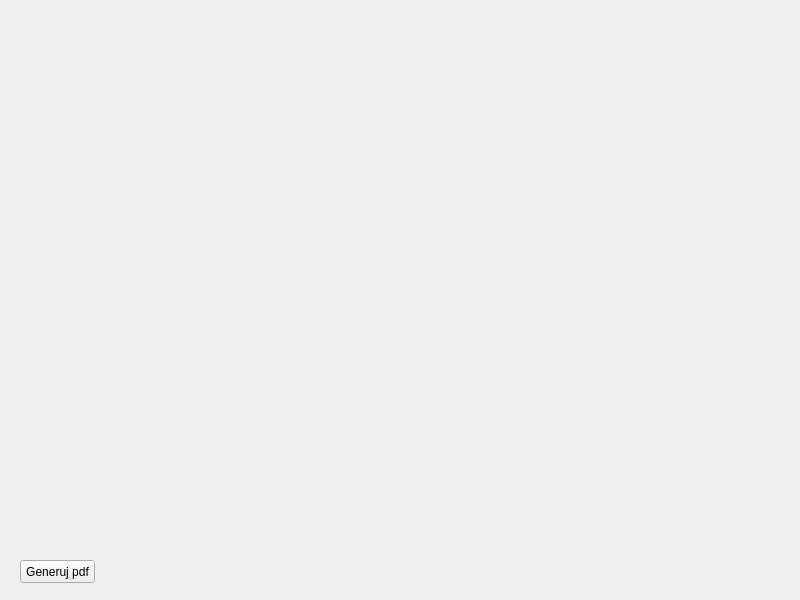
<?xml version="1.0" encoding="UTF-8"?>
<ui version="4.0">
 <class>NewsDetailsWindow</class>
 <widget class="QMainWindow" name="NewsDetailsWindow">
  <property name="geometry">
   <rect>
    <x>0</x>
    <y>0</y>
    <width>800</width>
    <height>600</height>
   </rect>
  </property>
  <property name="minimumSize">
   <size>
    <width>800</width>
    <height>600</height>
   </size>
  </property>
  <property name="maximumSize">
   <size>
    <width>800</width>
    <height>600</height>
   </size>
  </property>
  <property name="windowTitle">
   <string>MainWindow</string>
  </property>
  <widget class="QWidget" name="centralwidget">
   <widget class="QLabel" name="titleLabel">
    <property name="geometry">
     <rect>
      <x>280</x>
      <y>0</y>
      <width>521</width>
      <height>31</height>
     </rect>
    </property>
    <property name="font">
     <font>
      <pointsize>16</pointsize>
     </font>
    </property>
    <property name="text">
     <string/>
    </property>
   </widget>
   <widget class="QLabel" name="dateLabel">
    <property name="geometry">
     <rect>
      <x>0</x>
      <y>0</y>
      <width>141</width>
      <height>31</height>
     </rect>
    </property>
    <property name="font">
     <font>
      <pointsize>14</pointsize>
     </font>
    </property>
    <property name="text">
     <string/>
    </property>
   </widget>
   <widget class="QLabel" name="imageLabel">
    <property name="geometry">
     <rect>
      <x>0</x>
      <y>40</y>
      <width>321</width>
      <height>491</height>
     </rect>
    </property>
    <property name="text">
     <string/>
    </property>
   </widget>
   <widget class="QLabel" name="textLabel">
    <property name="geometry">
     <rect>
      <x>320</x>
      <y>40</y>
      <width>481</width>
      <height>561</height>
     </rect>
    </property>
    <property name="text">
     <string/>
    </property>
    <property name="alignment">
     <set>Qt::AlignLeading|Qt::AlignLeft|Qt::AlignTop</set>
    </property>
   </widget>
   <widget class="QLabel" name="categoryLabel">
    <property name="geometry">
     <rect>
      <x>140</x>
      <y>0</y>
      <width>141</width>
      <height>31</height>
     </rect>
    </property>
    <property name="text">
     <string/>
    </property>
   </widget>
   <widget class="QPushButton" name="pdfButton">
    <property name="geometry">
     <rect>
      <x>20</x>
      <y>560</y>
      <width>75</width>
      <height>23</height>
     </rect>
    </property>
    <property name="text">
     <string>Generuj pdf</string>
    </property>
   </widget>
  </widget>
 </widget>
 <resources/>
 <connections/>
</ui>
